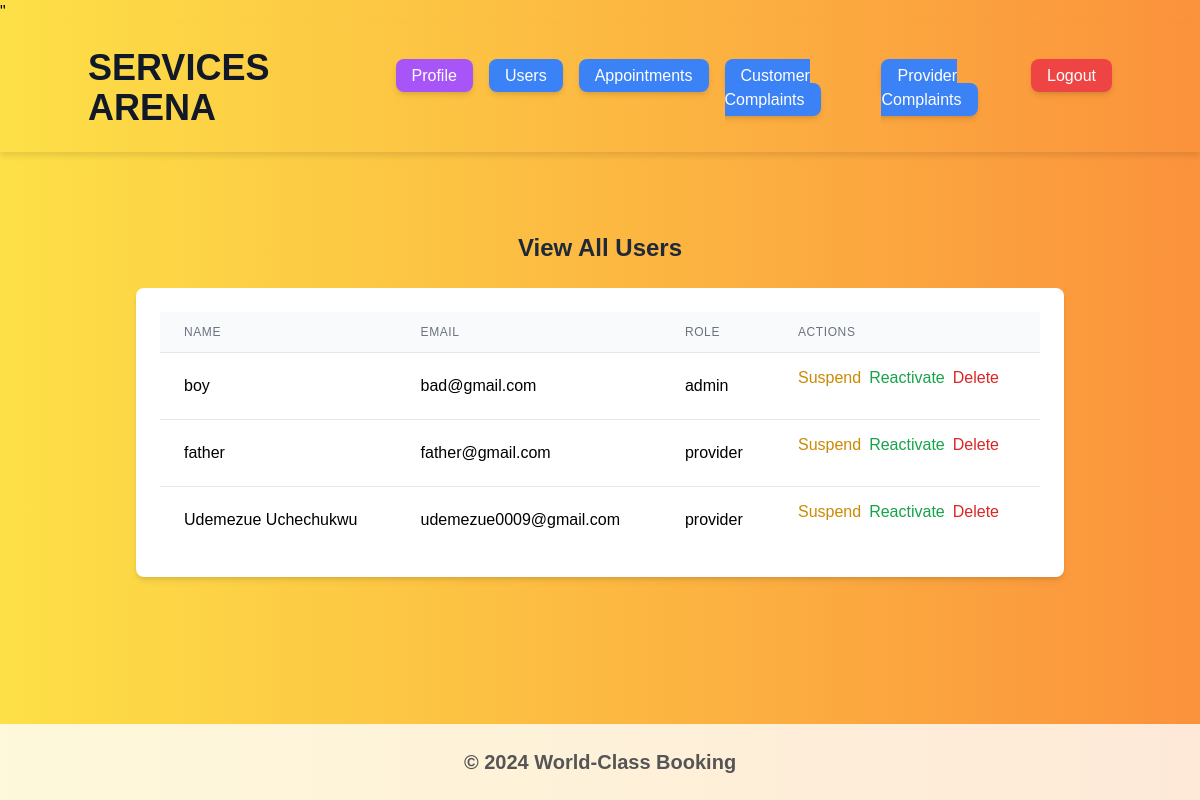
/admin/view_all_users (signed in), run on an earlier commit of the app's database.
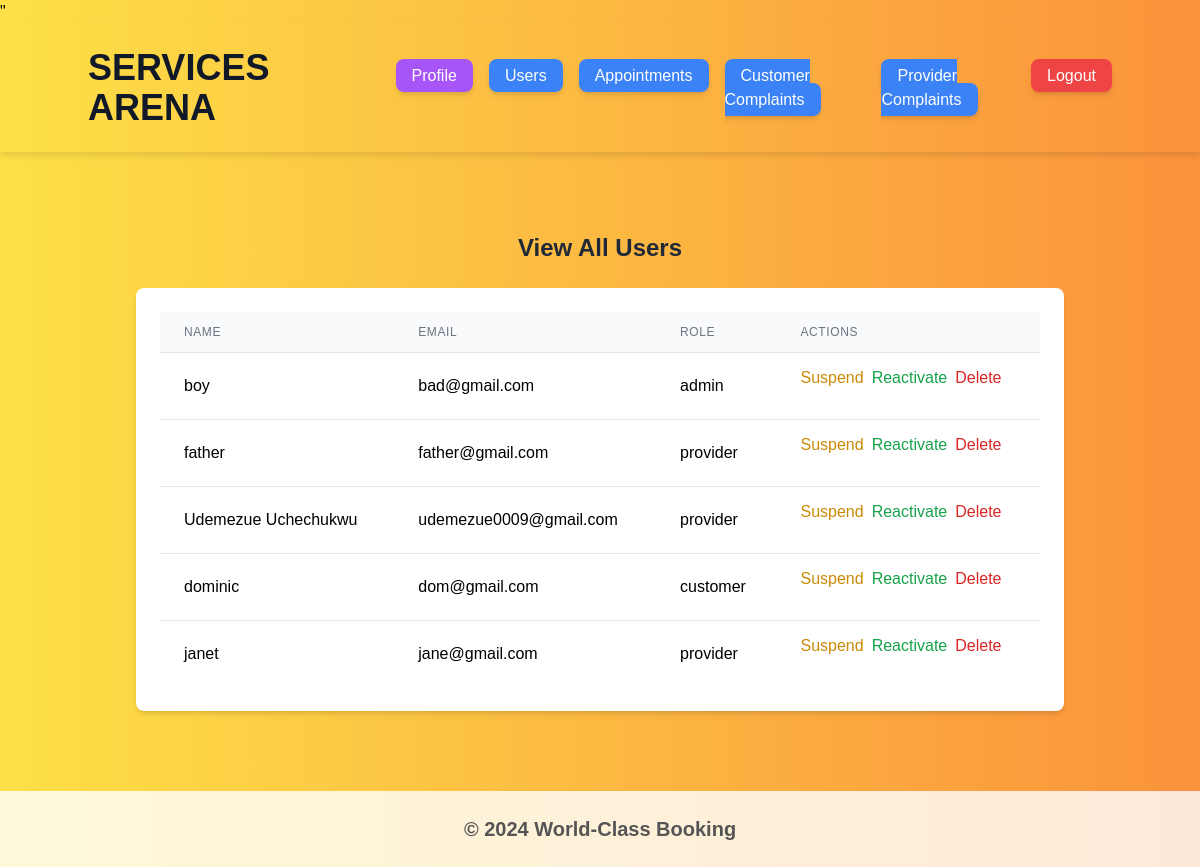
And on a later commit of the database.
### book/models.py (models this page shows, shortened)
class User(UserMixin, db.Model):
    id = db.Column(db.Integer, primary_key=True)
    full_name = db.Column(db.String(300), nullable=False, unique=True)
    role = db.Column(db.String(20), nullable=False)
    username = db.Column(db.String(150), unique=True, nullable=False)
    email = db.Column(db.String(150), unique=True, nullable=False)
    created_at = db.Column(db.DateTime, nullable=False, default=datetime.utcnow)
    password_hash = db.Column(db.String(200), nullable=False)
    last_login = db.Column(db.DateTime, nullable=True)
    updated_at = db.Column(db.DateTime, onupdate=datetime.utcnow)
    is_active = db.Column(db.Boolean, nullable=False, default=True)

### book/users/routes.py (the view)
@booking_system.route('/admin/view_all_users', methods=['GET'])
@login_required
def view_all_users():
    if current_user.role != 'admin':
        flash("You do not have permission to access this page.")
        return redirect(url_for('core.index'))
    users = User.query.all()
    return render_template('view_all_users.html', users=users)

### book/models.py (called while the page is built)
@login_manager.user_loader
def load_user(user_id):
    return User.query.get(int(user_id))

### book/templates/view_all_users.html
"{% extends 'base.html' %}
{% block content %}
<div class="container mx-auto my-8 px-4">
    <h2 class="text-2xl font-bold text-gray-800 mb-6">View All Users</h2>
    <div class="bg-white shadow-md rounded-lg p-6">
        <table class="min-w-full divide-y divide-gray-200">
            <thead class="bg-gray-50">
                <tr>
                    <th class="px-6 py-3 text-left text-xs font-medium text-gray-500 uppercase tracking-wider">Name</th>
                    <th class="px-6 py-3 text-left text-xs font-medium text-gray-500 uppercase tracking-wider">Email</th>
                    <th class="px-6 py-3 text-left text-xs font-medium text-gray-500 uppercase tracking-wider">Role</th>
                    <th class="px-6 py-3 text-left text-xs font-medium text-gray-500 uppercase tracking-wider">Actions</th>
                </tr>
            </thead>
            <tbody class="bg-white divide-y divide-gray-200">
                {% for user in users %}
                <tr>
                    <td class="px-6 py-4 whitespace-nowrap">{{ user.full_name }}</td>
                    <td class="px-6 py-4 whitespace-nowrap">{{ user.email }}</td>
                    <td class="px-6 py-4 whitespace-nowrap">{{ user.role }}</td>
                    <td class="px-6 py-4 whitespace-nowrap">
                        <div class="flex space-x-2">
                            <form method="POST" action="{{ url_for('booking_system.suspend_user', user_name=user.full_name) }}">
                                <button class="text-yellow-600 hover:text-yellow-800 transition duration-300">Suspend</button>
                            </form>
                            <form method="POST" action="{{ url_for('booking_system.reactivate_user', user_name=user.full_name) }}">
                                <button class="text-green-600 hover:text-green-800 transition duration-300">Reactivate</button>
                            </form>
                            <form method="POST" action="{{ url_for('booking_system.delete_user', user_name=user.full_name) }}">
                                <button class="text-red-600 hover:text-red-800 transition duration-300">Delete</button>
                            </form>
                        </div>
                    </td>
                </tr>
                {% endfor %}
            </tbody>
        </table>
    </div>
</div>
{% endblock %}

### book/templates/base.html (shortened to what this page needs)
<!DOCTYPE html>
<html lang="en">
  <head>
    <link rel="stylesheet" href="{{ url_for('static', filename='css/styles.css') }}">
    <script src="https://cdn.tailwindcss.com"></script>
  </head>
  <body
    class="bg-gradient-to-r from-yellow-300 to-orange-400 min-h-screen flex flex-col"
  >
    <nav class="navbar bg-opacity-75 p-6">
      <div class="container mx-auto flex justify-between items-center space-x-6">
        <a
          href="{{ url_for('core.index') }}"
          class="text-4xl font-extrabold text-gray-900 hover:text-yellow-600"
          >SERVICES ARENA</a
        >
        <div>
          <ul class="flex space-x-4">
            {% if current_user.is_authenticated %}
            <li>
              <a
                href="{{ url_for('auth.user_details_form', user_name=current_user.full_name) }}"
                class="nav-link text-white bg-purple-500 px-4 py-2 rounded-lg hover:bg-purple-700 shadow-md"
                >Profile</a
              >
            </li>
            {% if current_user.role == 'customer' %}
            <li>
              <a
                class="nav-link text-white bg-blue-500 px-4 py-2 rounded-lg hover:bg-blue-700 shadow-md"
                href="{{ url_for('booking_system.list_services') }}"
                >Book</a
              >
            </li>
            <li>
                <a
                  href="{{ url_for('booking_system.user_notification') }}"
                  class="nav-link text-white bg-blue-500 px-4 py-2 rounded-lg hover:bg-blue-700 shadow-md"
                  >Inbox</a
                >
              </li>
            {% elif current_user.role == 'admin' %}
            <li>
              <a
                class="nav-link text-white bg-blue-500 px-4 py-2 rounded-lg hover:bg-blue-700 shadow-md"
                href="{{ url_for('booking_system.view_all_users') }}"
                >Users</a
              >
            </li>
            <li>
              <a
                class="nav-link text-white bg-blue-500 px-4 py-2 rounded-lg hover:bg-blue-700 shadow-md"
                href="{{ url_for('booking_system.appointments') }}"
                >Appointments</a
              >
            </li>
            <li>
                <a
                  class="nav-link text-white bg-blue-500 px-4 py-2 rounded-lg hover:bg-blue-700 shadow-md"
                  href="{{ url_for('booking_system.view_complaints') }}"
                  >Customer Complaints</a
                >
              </li>
              <li>
                <a
                  class="nav-link text-white bg-blue-500 px-4 py-2 rounded-lg hover:bg-blue-700 shadow-md"
                  href="{{ url_for('booking_system.view_provider_complaints') }}"
                  >Provider Complaints</a
                >
              </li>
            {% endif %}
            <li>
              <a
                href="{{ url_for('auth.logout') }}"
                class="nav-link text-white bg-red-500 px-4 py-2 rounded-lg hover:bg-red-700 shadow-md"
                >Logout</a
              >
            </li>
            {% endif %}
          </ul>
        </div>
      </div>
    </nav>
    <div class="container mx-auto flex-grow py-12 px-4 sm:px-6 lg:px-8">
       {% block content %}{% endblock %}
    </div>
    <footer class="footer py-6 mt-auto text-center">
      <div class="container mx-auto">
        <span class="text-xl">© 2024 World-Class Booking</span>
      </div>
    </footer>
  </body>
</html>

### book/static/css/styles.css (style rules this page uses)
body { font-family: 'Arial', sans-serif; }
.navbar { box-shadow: 0 4px 6px rgba(0, 0, 0, 0.1); }
h2 { font-size: 2rem; margin-bottom: 20px; font-weight: 700; text-align: center; }

### book/templates/base.html (style rules this page uses)
body { background: linear-gradient(120deg, #f6d365, #fda085); }
.nav-link { transition: all 0.3s ease; }
.navbar { transition: background-color 0.5s ease; }
footer { background-color: rgba(255, 255, 255, 0.8); transition: background-color 0.5s ease; }
.footer span { color: #555; font-weight: bold; }

What changed in the data, as far as the page shows it:
added User: full_name "dominic", email "dom@gmail.com", role "customer"
added User: full_name "janet", email "jane@gmail.com", role "provider"
